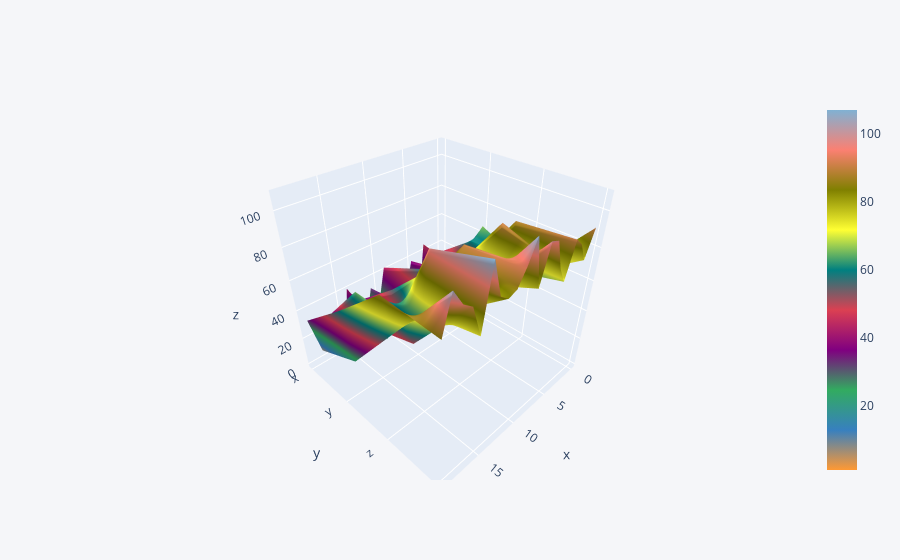

The notebook cell this image was saved under:
### Code cell
df4.iplot(kind="surface")

### Figure 1 — Plotly figure (JSON) as saved in the notebook; plotly's stock layout.template omitted (floating-point values rounded to 4 significant figures)
{"data": [{"colorscale": [[0, "rgb(255, 153, 51)"], [0.1111, "rgb(55, 128, 191)"], [0.2222, "rgb(50, 171, 96)"], [0.3333, "rgb(128, 0, 128)"], [0.4444, "rgb(219, 64, 82)"], [0.5556, "rgb(0, 128, 128)"], [0.6667, "rgb(255, 255, 51)"], [0.7778, "rgb(128, 128, 0)"], [0.8889, "rgb(251, 128, 114)"], [1, "rgb(128, 177, 211)"]], "type": "surface", "x": [0, 1, 2, 3, 4, 5, 6, 7, 8, 9, 10, 11, 12, 13, 14, 15, 16, 17, 18, 19], "y": ["x", "y", "z", "k"], "z": [[5, 16, 35, 46, 1, 38, 16, 3, 32, 43, 20, 33, 11, 29, 41, 2, 29, 28, 7, 33], [66, 61, 60, 40, 26, 46, 55, 62, 31, 58, 46, 38, 21, 55, 24, 56, 40, 65, 22, 59], [51, 51, 64, 88, 61, 91, 65, 56, 62, 57, 90, 86, 56, 86, 97, 66, 50, 65, 63, 87], [91, 75, 86, 91, 70, 80, 97, 99, 77, 106, 94, 85, 83, 87, 107, 73, 91, 95, 104, 85]]}], "layout": {"legend": {"bgcolor": "#F5F6F9", "font": {"color": "#4D5663"}}, "paper_bgcolor": "#F5F6F9", "plot_bgcolor": "#F5F6F9", "title": {"font": {"color": "#4D5663"}}, "xaxis": {"gridcolor": "#E1E5ED", "showgrid": true, "tickfont": {"color": "#4D5663"}, "title": {"font": {"color": "#4D5663"}, "text": ""}, "zerolinecolor": "#E1E5ED"}, "yaxis": {"gridcolor": "#E1E5ED", "showgrid": true, "tickfont": {"color": "#4D5663"}, "title": {"font": {"color": "#4D5663"}, "text": ""}, "zerolinecolor": "#E1E5ED"}}}
